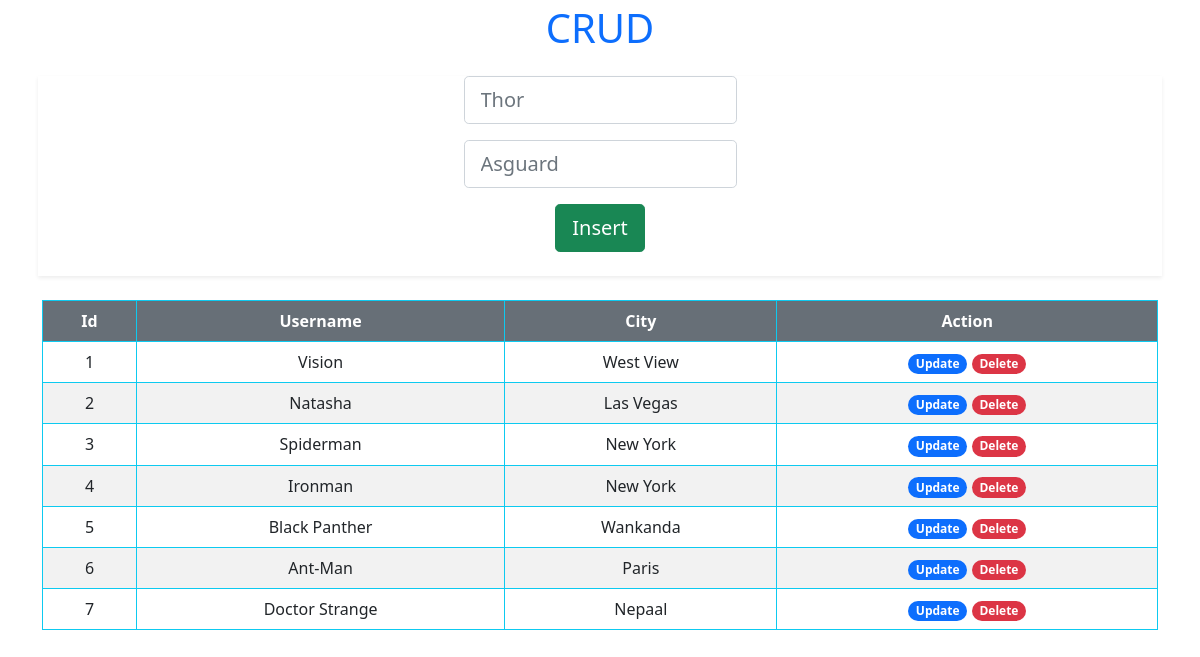
The page / on the database its author committed.
### tables this page shows
CREATE TABLE IF NOT EXISTS `details` (
  `id` int NOT NULL AUTO_INCREMENT,
  `username` varchar(50) NOT NULL,
  `city` varchar(20) NOT NULL,
  PRIMARY KEY (`id`)
);

### index.php (the view, shortened to what this page needs)
<?php
include 'includes/connection.php';
?>
<!DOCTYPE html>
<html>
<head>
  <link rel="stylesheet" href="style/bootstrap.min.css">
</head>
<body>
  <div class="container my-1 text-center ">
    <h1 class="text-primary text-center">CRUD</h1>
  </div>
  <div class="container">
    <div class="col-lg-12">
      <div>
        <br>
        <div class="row g-2 mb-4 shadow-sm h-md-250 position-relative">
          <div class="col-lg-3 m-auto">
            <form method="post">
              <div class="mb-3">
                <input class="form-control form-control-lg mb-3" type="text" name="username" placeholder="Thor" class="form-control" required>
              </div>
              <div class="mb-3">
                <input type="text" name="city" placeholder="Asguard" class="form-control form-control-lg mb-3" required>
              </div>
              <center>
                <button class="btn btn-success btn-lg" type="submit" name="done"> Insert </button><br>
                <br>
              </center>
          </div>
        </div>
      </div>
      <table class=" table table-striped table-hover table-bordered border-info">
        <tr class="bg-secondary text-white text-center">
          <th> Id </th>
          <th> Username </th>
          <th> City </th>
          <th> Action </th>
        </tr>
        <?php
        $q = "SELECT * from details";
        $query = mysqli_query($con, $q);
        $sno = 0;
        while ($res = mysqli_fetch_assoc($query)) {
        ?>
          <tr class="text-center">
            <td> <?php $sno = $sno + 1;
                  echo $sno; ?> </td>
            <td> <?php echo $res['username'];  ?> </td>
            <td> <?php echo $res['city'];  ?> </td>
            <td> <span class="badge rounded-pill bg-primary"> <a href="pages/update.php?id=<?php echo $res['id']; ?>" class="text-white" style="text-decoration: none;">
                  Update </a> </span>
              <span class="badge rounded-pill bg-danger" onclick="confirm('Are You Sure?') "> <a href="pages/delete.php?id=<?php echo $res['id']; ?>" class="text-white" style="text-decoration: none;">
                  Delete </a> </span>
            </td>
          </tr>
        <?php
        }
        ?>
      </table>
    </div>
  </div>
</body>
</html>

### rows shown on the page
details: username "Vision", city "West View"
details: username "Natasha", city "Las Vegas"
details: username "Spiderman", city "New York"
details: username "Ironman", city "New York"
details: username "Black Panther", city "Wankanda"
details: username "Ant-Man", city "Paris"
details: username "Doctor Strange", city "Nepaal"
